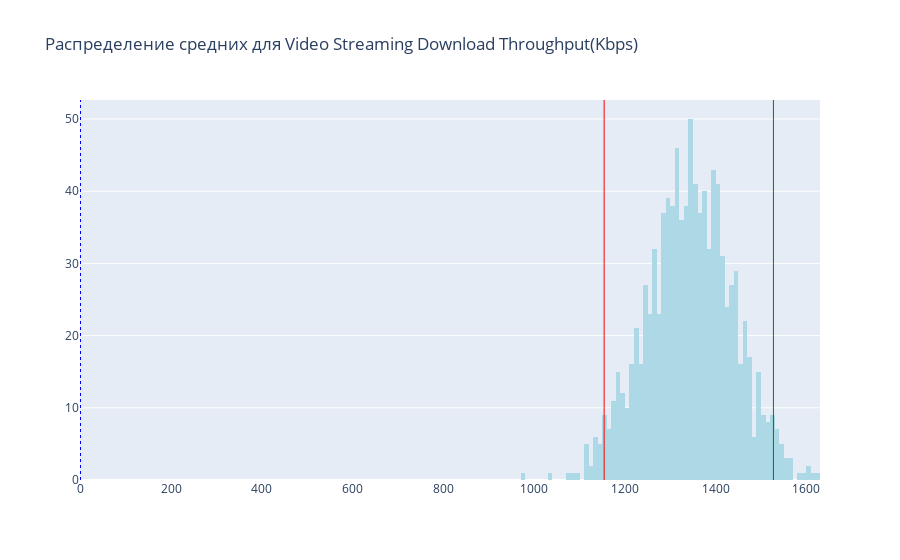

Notebook cell for this chart:
### Code cell
hist_dif(dif, dif_data, 'Video Streaming Download Throughput(Kbps)')

### Figure 1 — Plotly figure (JSON) as saved in the notebook; plotly's stock layout.template omitted (floating-point values rounded to 4 significant figures; data arrays with more than 128 entries replaced by an {"elided": "..."} marker saying what was removed)
{"data": [{"marker": {"color": "lightblue"}, "nbinsx": 100, "type": "histogram", "x": {"elided": "1000 float values"}}], "layout": {"shapes": [{"line": {"color": "red", "width": 1}, "type": "line", "x0": 1154.0, "x1": 1154.0, "xref": "x", "y0": 0, "y1": 1, "yref": "y domain"}, {"line": {"color": "blue", "dash": "dot", "width": 1}, "type": "line", "x0": 0, "x1": 0, "xref": "x", "y0": 0, "y1": 1, "yref": "y domain"}, {"line": {"color": "green", "width": 1}, "type": "line", "x0": 1527.0, "x1": 1527.0, "xref": "x", "y0": 0, "y1": 1, "yref": "y domain"}], "title": {"text": "Распределение средних для Video Streaming Download Throughput(Kbps)"}}}
